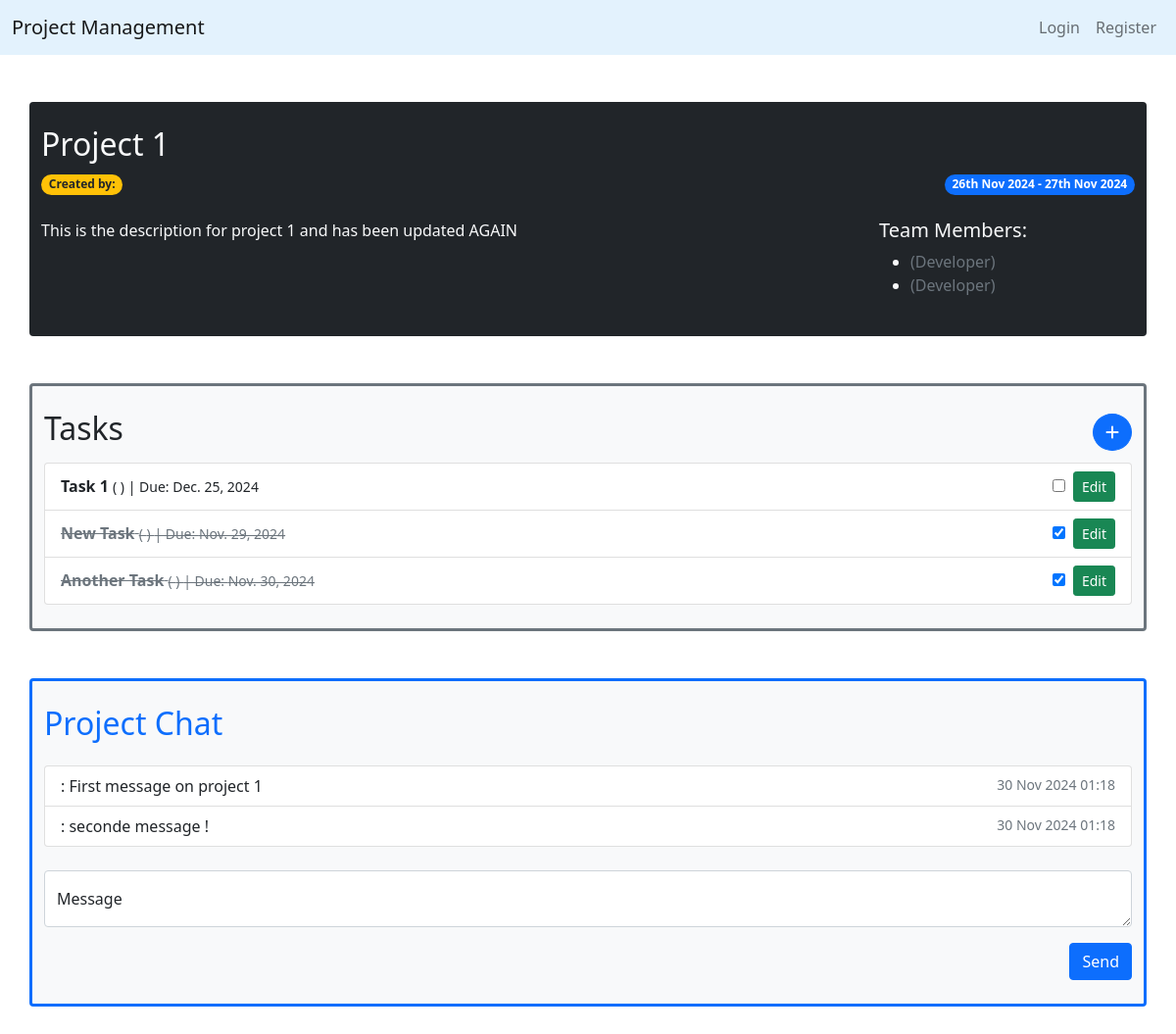
Before: /projects/project/1 with the older database file.
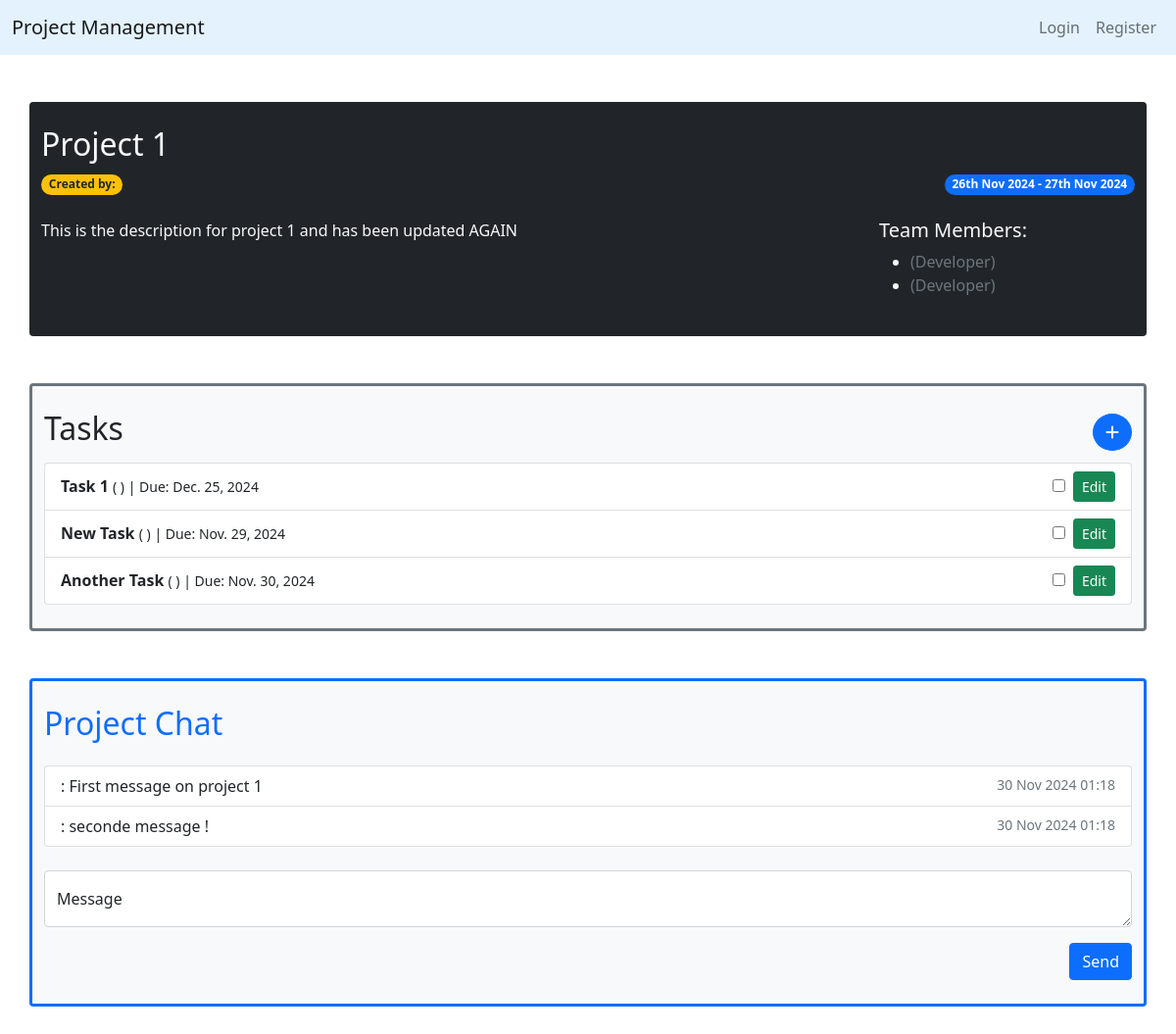
After: the same page with the newer database file.
### tasks/models.py (models this page shows, shortened)
class Task(models.Model):
    name = models.CharField(max_length=200)
    due_date = models.DateField(default= date.today() + timedelta(1))
    assigned_to = models.ForeignKey(User, on_delete=models.SET_NULL, null=True)
    complete = models.BooleanField(default=False)
    project = models.ForeignKey(Project, on_delete=models.CASCADE, related_name='tasks')

### projects/views.py (the view, shortened to what this page needs)
# urls.py: path('project/<int:pk>', ProjectDetailView.as_view(), name='project-detail'),
class ProjectDetailView(DetailView):
    model = Project
    def get_context_data(self, **kwargs):
        context = super().get_context_data(**kwargs)
        context['tasks'] = self.object.tasks.all()
        chat_messages = self.object.messages.order_by('timestamp')
        now = timezone.now()
        for message in chat_messages:
            message_date = message.timestamp.date()
            message_time = message.timestamp.strftime('%H:%M')
            if message_date == now.date():
                message.display_timestamp = f"Today {message_time}"
            elif message_date == (now - timedelta(days=1)).date():
                message.display_timestamp = f"Yesterday {message_time}"
            else:
                message.display_timestamp = message.timestamp.strftime('%d %b %Y %H:%M')
        context['chat_messages'] = chat_messages
        context['status_choices'] = Project.STATUS_CHOICES
        context['current_status'] = self.object.status
        return context

### projects/templates/projects/project_detail.html (shortened to what the changed rows need)
{% extends "projects/base.html" %}
{% block content %}
    <div class="container">
        <div class="row bg-dark text-light rounded my-5 py-4">
            <div class="col-12 col-md-9">
                <h2>
                    {{ project.name }}
                </h2>
            </div>
        </div>
        <div class="row bg-light text-dark border border-secondary border-3 rounded my-5 py-4">
            <div class="col-12 d-flex justify-content-between align-items-center mb-2">
                <h2>Tasks</h2>
            </div>
            <div class="col-12">
                {% if tasks %}
                    <ul class="list-group">
                        {% for task in tasks %}
                            <li class="list-group-item d-flex justify-content-between align-items-center">
                                <div>
                                    <span class="{% if task.complete %}text-decoration-line-through text-muted{% endif %}">
                                        <strong>{{ task.name }}</strong>
                                        <small>
                                            {% if task.assigned_to %}
                                                ({{ task.assigned_to.first_name }} {{ task.assigned_to.last_name }})
                                            {% else %}
                                                (Unassigned)
                                            {% endif %}
                                            | Due: {{ task.due_date }}
                                        </small>
                                    </span>
                                </div>
                                <div class="d-flex align-items-center">
                                    <form method="post" action="{% url 'project-detail' object.pk %}" class="me-2">
                                        <input
                                            type="checkbox"
                                            name="complete"
                                            {% if task.complete %} checked {% endif %}
                                            onchange="this.form.submit();">
                                    </form>
                                    <a class="btn btn-sm btn-success" href="{% url 'task-edit' task.id %}">Edit</a>
                                </div>
                            </li>
                        {% endfor %}
                    </ul>
                {% else %}
                    <p class="text-muted">No tasks assigned to this project.</p>
                {% endif %}
            </div>
        </div>
        <div class="row bg-light text-dark border border-primary border-3 rounded my-5 py-4">
            <div class="col-12 mb-3">
                <h2 class="text-primary">Project Chat</h2>
            </div>
        </div>
    </div>
{% endblock content %}

Changed rows visible on the page:
changed Task "New Task": complete "☑" → "☐"
changed Task "Another Task": complete "☑" → "☐"
